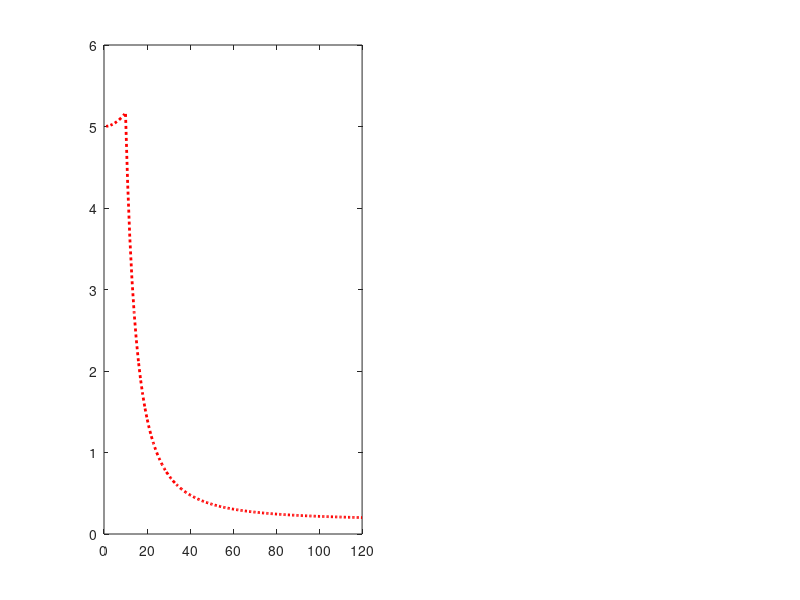

Reproduce this figure in MATLAB. (Note: this script raises an error after producing the figure.)
tic
figure
subplot(1,2,1);
rr=1:1:120; %aspect ratio
Ep=7e5; %Young's modulus of platelet
Em=1960;%Young's modulus of matrix
num=0.4; %Poisson's ratio of matrix
sigmcrit=243.05; %Normal strength of matrix
sigpcrit=1400;%Normal strength of platelet
taumcrit=140; %shear strength of matrix
hnol= 1/50;%12.289;%halfnonoverlap to overlaplength ratio
b=10; %%2b is the width of platelet
[Ereg,ar,sig,Lp,nmlztoughzhang,w,Lb,h,vf1,eqn1]=deal(zeros(size(rr)));
Gm1=Em/(2*(1+num)); %Shear modulus of matrix
gbe=Gm1/Ep;
z=0.5;
pr=0.5; %platelet volume fraction
for i=1:numel(rr)
    rrcrit=sigpcrit/taumcrit;
      ar(i)=(pr.*rr(i).*rr(i).*gbe)./(3*(1-pr));
    Ereg(i)=(((4./3)+((3*z.*(1-z).*ar(i)).^-1)).^-1)*pr*Ep;
    if rr(i)<=rrcrit
        sig(i)=pr*sigpcrit*rr(i)./(2*rrcrit);
    else
        sig(i)=pr*sigpcrit./2;
    end
    w(i)=(sig(i).^2)./(2*Ereg(i));
    wp=sigpcrit.^2/(2*Ep);
    nmlztoughzhang(i)=w(i)./wp;
end
plot(rr,nmlztoughzhang,':r','linewidth', 2)
hold on;

[SMP1,SMP2]=deal(zeros(size(rr)));
for i=1:numel(rr)
    Lb(i)=hnol*rr(i)*b/(1+hnol);
    vf=0.5;
    h(i)=((2*rr(i)*b*b)./(vf*(Lb(i)+(rr(i)*b))))-(2*b);
    vf1(i)=2*rr(i)*b*b/(((rr(i)*b)+Lb(i))*((2*b)+h(i))); %volume fraction
    SMP1(i)=regtoughsmf(Ep,Em,num,b,Lb(i),h(i),rr(i),sigpcrit,sigmcrit,taumcrit);
    SMP2(i)=regtoughsmfBzer(Ep,Em,num,b,Lb(i),h(i),rr(i),sigpcrit,sigmcrit,taumcrit);
end
plot(rr,SMP1,'-.b','linewidth', 2)
hold on;
plot(rr,SMP2,'g','linewidth', 1.5)
xlabel ('\rho', 'fontsize', 15,'fontweight','bold')
ylabel ('w^{reg}_{critical}/ w_{pcritical}','fontweight','bold', 'fontsize', 15)
z1=legend ('Zhang et al., 2010','Kim et al., 2018','Present study, VI ignored','fontsize',10);
set(z1,'FontSize',12);
set(gcf,'color','w')
set(gca,'fontsize',15)

axis square
subplot(1,2,2);

Ep=7e5;
Em=1960;
num=0.4;
sigmcrit=243.05;
sigpcrit=1400;
taumcrit=140;
hnol= 1/50;%halfnonoverlap to overlaplength ratio
b=10; %%2b is the width of platelet
Gm1=Em/(2*(1+num));
gbe=Gm1/Ep;
z=0.5;
n=5;
rr=1:1:120;
[Esw,ar,sig,Lp,nmlztoughzhang,w,Lb,h,vf1,eqn1]=deal(zeros(size(rr)));
pr=0.5;
for i=1:numel(rr)
    sigtotau=sigpcrit/taumcrit;
%      n=5;
     ar(i)=(pr.*rr(i).*rr(i).*gbe)./(3*(1-pr));
     Esw(i)=((n*((3*n)-4)./(3.*((n-1).^2)))+(n.*n./(3*(n-1).*ar(i)))).^-1;
        rr2crit=(n-1)*sigtotau;
  
    if rr(i)<=rr2crit
        nmlztoughzhang(i)=pr*(((n-1)*rr(i)).^2)/(n*n*rr2crit*rr2crit*Esw(i)); %we're not normalizing w.r.t
        %volume fraction, so the original terms are multiplied with pr
    else
        nmlztoughzhang(i)=pr*(n-1).^2/(n*Esw(i)*n);
    end
end
[SMP1,SMP2]=deal(zeros(size(rr)));

for i=1:numel(rr)
    Lb(i)=hnol*rr(i)*b/(1+hnol);
    vf=0.5;
    h(i)=((2*rr(i)*b*b)./(vf*(Lb(i)+(rr(i)*b))))-(2*b);
    vf1(i)=2*rr(i)*b*b/(((rr(i)*b)+Lb(i))*((2*b)+h(i))); %volume fraction
    SMP1(i)=swtoughsmf(n,Ep,Em,num,b,Lb(i),h(i),rr(i),sigpcrit,sigmcrit,taumcrit);
    SMP2(i)=swtoughsmfbzer(n,Ep,Em,num,b,Lb(i),h(i),rr(i),sigpcrit,sigmcrit,taumcrit);
end
plot(rr,nmlztoughzhang,':r','linewidth', 2)
hold on;
plot(rr,SMP1,'-.b','linewidth', 2)
hold on;
plot(rr,SMP2,'g','linewidth', 1.5)
hold on;
xlabel ('\rho', 'fontsize', 15,'fontweight','bold')
ylabel ('w^{sw}_{critical}/ w^p_{critical}','fontweight','bold', 'fontsize', 15)
z2=legend ('Zhang et al., 2010','Present study','Present study, VI ignored');
set(z2,'FontSize',12);
set(gcf,'color','w')
set(gca,'fontsize',15)
xlim([0,120])
axis square
toc

